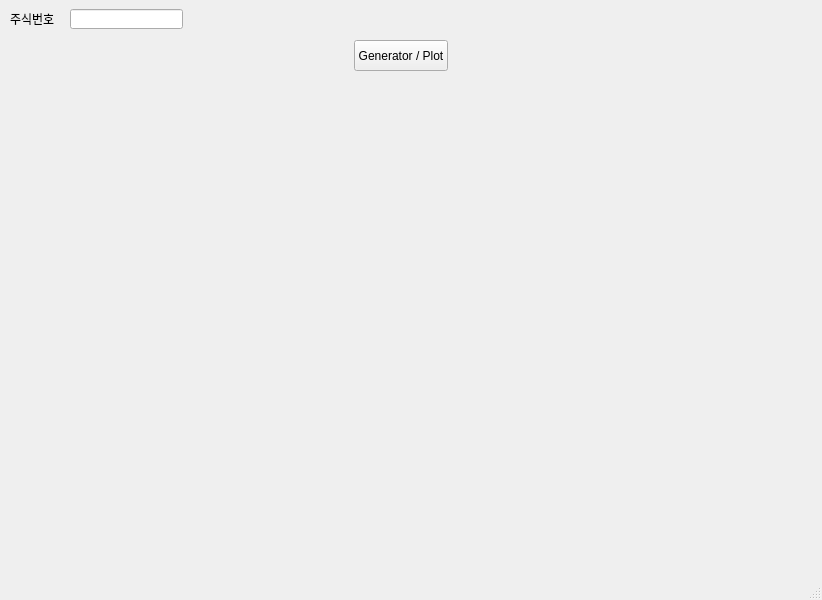
<?xml version="1.0" encoding="UTF-8"?>
<ui version="4.0">
 <class>MainWindow</class>
 <widget class="QMainWindow" name="MainWindow">
  <property name="geometry">
   <rect>
    <x>0</x>
    <y>0</y>
    <width>822</width>
    <height>600</height>
   </rect>
  </property>
  <property name="minimumSize">
   <size>
    <width>822</width>
    <height>600</height>
   </size>
  </property>
  <property name="maximumSize">
   <size>
    <width>822</width>
    <height>600</height>
   </size>
  </property>
  <property name="windowTitle">
   <string>MainWindow</string>
  </property>
  <widget class="QWidget" name="centralwidget">
   <widget class="MplWidget" name="MplWidget" native="true">
    <property name="geometry">
     <rect>
      <x>10</x>
      <y>80</y>
      <width>781</width>
      <height>481</height>
     </rect>
    </property>
   </widget>
   <widget class="QWidget" name="horizontalLayoutWidget">
    <property name="geometry">
     <rect>
      <x>0</x>
      <y>40</y>
      <width>801</width>
      <height>31</height>
     </rect>
    </property>
    <layout class="QHBoxLayout" name="horizontalLayout">
     <item>
      <spacer name="horizontalSpacer_2">
       <property name="orientation">
        <enum>Qt::Horizontal</enum>
       </property>
       <property name="sizeHint" stdset="0">
        <size>
         <width>40</width>
         <height>20</height>
        </size>
       </property>
      </spacer>
     </item>
     <item>
      <widget class="QPushButton" name="pushButton_generate_random_signal">
       <property name="maximumSize">
        <size>
         <width>4000</width>
         <height>1000</height>
        </size>
       </property>
       <property name="text">
        <string>Generator / Plot</string>
       </property>
      </widget>
     </item>
     <item>
      <spacer name="horizontalSpacer">
       <property name="orientation">
        <enum>Qt::Horizontal</enum>
       </property>
       <property name="sizeHint" stdset="0">
        <size>
         <width>40</width>
         <height>20</height>
        </size>
       </property>
      </spacer>
     </item>
    </layout>
   </widget>
   <widget class="QLineEdit" name="lineEdit">
    <property name="geometry">
     <rect>
      <x>70</x>
      <y>9</y>
      <width>113</width>
      <height>20</height>
     </rect>
    </property>
   </widget>
   <widget class="QLabel" name="label">
    <property name="geometry">
     <rect>
      <x>10</x>
      <y>13</y>
      <width>56</width>
      <height>12</height>
     </rect>
    </property>
    <property name="text">
     <string>주식번호</string>
    </property>
   </widget>
  </widget>
  <widget class="QMenuBar" name="menubar">
   <property name="geometry">
    <rect>
     <x>0</x>
     <y>0</y>
     <width>822</width>
     <height>21</height>
    </rect>
   </property>
  </widget>
  <widget class="QStatusBar" name="statusbar"/>
 </widget>
 <customwidgets>
  <customwidget>
   <class>MplWidget</class>
   <extends>QWidget</extends>
   <header>mplwidget.h</header>
   <container>1</container>
  </customwidget>
 </customwidgets>
 <resources/>
 <connections/>
</ui>
